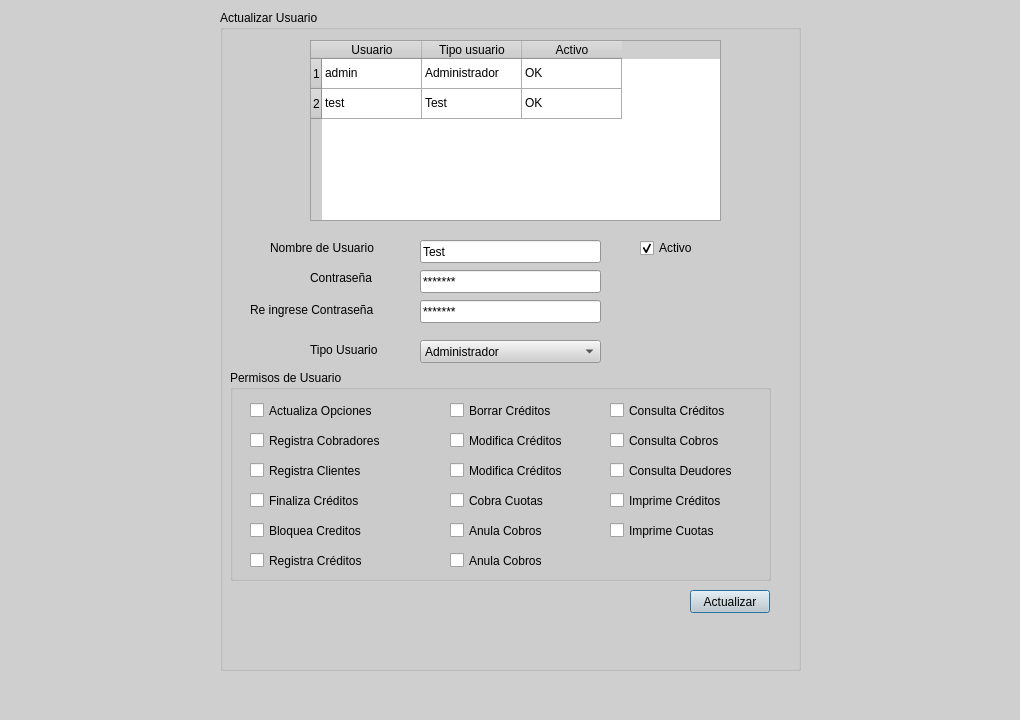
<?xml version="1.0" encoding="UTF-8"?>
<ui version="4.0">
 <class>Dialog</class>
 <widget class="QDialog" name="Dialog">
  <property name="geometry">
   <rect>
    <x>0</x>
    <y>0</y>
    <width>1020</width>
    <height>720</height>
   </rect>
  </property>
  <property name="palette">
   <palette>
    <active>
     <colorrole role="WindowText">
      <brush brushstyle="SolidPattern">
       <color alpha="255">
        <red>0</red>
        <green>0</green>
        <blue>0</blue>
       </color>
      </brush>
     </colorrole>
     <colorrole role="Button">
      <brush brushstyle="SolidPattern">
       <color alpha="255">
        <red>207</red>
        <green>207</green>
        <blue>207</blue>
       </color>
      </brush>
     </colorrole>
     <colorrole role="Light">
      <brush brushstyle="SolidPattern">
       <color alpha="255">
        <red>255</red>
        <green>255</green>
        <blue>255</blue>
       </color>
      </brush>
     </colorrole>
     <colorrole role="Midlight">
      <brush brushstyle="SolidPattern">
       <color alpha="255">
        <red>231</red>
        <green>231</green>
        <blue>231</blue>
       </color>
      </brush>
     </colorrole>
     <colorrole role="Dark">
      <brush brushstyle="SolidPattern">
       <color alpha="255">
        <red>103</red>
        <green>103</green>
        <blue>103</blue>
       </color>
      </brush>
     </colorrole>
     <colorrole role="Mid">
      <brush brushstyle="SolidPattern">
       <color alpha="255">
        <red>138</red>
        <green>138</green>
        <blue>138</blue>
       </color>
      </brush>
     </colorrole>
     <colorrole role="Text">
      <brush brushstyle="SolidPattern">
       <color alpha="255">
        <red>0</red>
        <green>0</green>
        <blue>0</blue>
       </color>
      </brush>
     </colorrole>
     <colorrole role="BrightText">
      <brush brushstyle="SolidPattern">
       <color alpha="255">
        <red>255</red>
        <green>255</green>
        <blue>255</blue>
       </color>
      </brush>
     </colorrole>
     <colorrole role="ButtonText">
      <brush brushstyle="SolidPattern">
       <color alpha="255">
        <red>0</red>
        <green>0</green>
        <blue>0</blue>
       </color>
      </brush>
     </colorrole>
     <colorrole role="Base">
      <brush brushstyle="SolidPattern">
       <color alpha="255">
        <red>255</red>
        <green>255</green>
        <blue>255</blue>
       </color>
      </brush>
     </colorrole>
     <colorrole role="Window">
      <brush brushstyle="SolidPattern">
       <color alpha="255">
        <red>207</red>
        <green>207</green>
        <blue>207</blue>
       </color>
      </brush>
     </colorrole>
     <colorrole role="Shadow">
      <brush brushstyle="SolidPattern">
       <color alpha="255">
        <red>0</red>
        <green>0</green>
        <blue>0</blue>
       </color>
      </brush>
     </colorrole>
     <colorrole role="AlternateBase">
      <brush brushstyle="SolidPattern">
       <color alpha="255">
        <red>231</red>
        <green>231</green>
        <blue>231</blue>
       </color>
      </brush>
     </colorrole>
     <colorrole role="ToolTipBase">
      <brush brushstyle="SolidPattern">
       <color alpha="255">
        <red>255</red>
        <green>255</green>
        <blue>220</blue>
       </color>
      </brush>
     </colorrole>
     <colorrole role="ToolTipText">
      <brush brushstyle="SolidPattern">
       <color alpha="255">
        <red>0</red>
        <green>0</green>
        <blue>0</blue>
       </color>
      </brush>
     </colorrole>
    </active>
    <inactive>
     <colorrole role="WindowText">
      <brush brushstyle="SolidPattern">
       <color alpha="255">
        <red>0</red>
        <green>0</green>
        <blue>0</blue>
       </color>
      </brush>
     </colorrole>
     <colorrole role="Button">
      <brush brushstyle="SolidPattern">
       <color alpha="255">
        <red>207</red>
        <green>207</green>
        <blue>207</blue>
       </color>
      </brush>
     </colorrole>
     <colorrole role="Light">
      <brush brushstyle="SolidPattern">
       <color alpha="255">
        <red>255</red>
        <green>255</green>
        <blue>255</blue>
       </color>
      </brush>
     </colorrole>
     <colorrole role="Midlight">
      <brush brushstyle="SolidPattern">
       <color alpha="255">
        <red>231</red>
        <green>231</green>
        <blue>231</blue>
       </color>
      </brush>
     </colorrole>
     <colorrole role="Dark">
      <brush brushstyle="SolidPattern">
       <color alpha="255">
        <red>103</red>
        <green>103</green>
        <blue>103</blue>
       </color>
      </brush>
     </colorrole>
     <colorrole role="Mid">
      <brush brushstyle="SolidPattern">
       <color alpha="255">
        <red>138</red>
        <green>138</green>
        <blue>138</blue>
       </color>
      </brush>
     </colorrole>
     <colorrole role="Text">
      <brush brushstyle="SolidPattern">
       <color alpha="255">
        <red>0</red>
        <green>0</green>
        <blue>0</blue>
       </color>
      </brush>
     </colorrole>
     <colorrole role="BrightText">
      <brush brushstyle="SolidPattern">
       <color alpha="255">
        <red>255</red>
        <green>255</green>
        <blue>255</blue>
       </color>
      </brush>
     </colorrole>
     <colorrole role="ButtonText">
      <brush brushstyle="SolidPattern">
       <color alpha="255">
        <red>0</red>
        <green>0</green>
        <blue>0</blue>
       </color>
      </brush>
     </colorrole>
     <colorrole role="Base">
      <brush brushstyle="SolidPattern">
       <color alpha="255">
        <red>255</red>
        <green>255</green>
        <blue>255</blue>
       </color>
      </brush>
     </colorrole>
     <colorrole role="Window">
      <brush brushstyle="SolidPattern">
       <color alpha="255">
        <red>207</red>
        <green>207</green>
        <blue>207</blue>
       </color>
      </brush>
     </colorrole>
     <colorrole role="Shadow">
      <brush brushstyle="SolidPattern">
       <color alpha="255">
        <red>0</red>
        <green>0</green>
        <blue>0</blue>
       </color>
      </brush>
     </colorrole>
     <colorrole role="AlternateBase">
      <brush brushstyle="SolidPattern">
       <color alpha="255">
        <red>231</red>
        <green>231</green>
        <blue>231</blue>
       </color>
      </brush>
     </colorrole>
     <colorrole role="ToolTipBase">
      <brush brushstyle="SolidPattern">
       <color alpha="255">
        <red>255</red>
        <green>255</green>
        <blue>220</blue>
       </color>
      </brush>
     </colorrole>
     <colorrole role="ToolTipText">
      <brush brushstyle="SolidPattern">
       <color alpha="255">
        <red>0</red>
        <green>0</green>
        <blue>0</blue>
       </color>
      </brush>
     </colorrole>
    </inactive>
    <disabled>
     <colorrole role="WindowText">
      <brush brushstyle="SolidPattern">
       <color alpha="255">
        <red>103</red>
        <green>103</green>
        <blue>103</blue>
       </color>
      </brush>
     </colorrole>
     <colorrole role="Button">
      <brush brushstyle="SolidPattern">
       <color alpha="255">
        <red>207</red>
        <green>207</green>
        <blue>207</blue>
       </color>
      </brush>
     </colorrole>
     <colorrole role="Light">
      <brush brushstyle="SolidPattern">
       <color alpha="255">
        <red>255</red>
        <green>255</green>
        <blue>255</blue>
       </color>
      </brush>
     </colorrole>
     <colorrole role="Midlight">
      <brush brushstyle="SolidPattern">
       <color alpha="255">
        <red>231</red>
        <green>231</green>
        <blue>231</blue>
       </color>
      </brush>
     </colorrole>
     <colorrole role="Dark">
      <brush brushstyle="SolidPattern">
       <color alpha="255">
        <red>103</red>
        <green>103</green>
        <blue>103</blue>
       </color>
      </brush>
     </colorrole>
     <colorrole role="Mid">
      <brush brushstyle="SolidPattern">
       <color alpha="255">
        <red>138</red>
        <green>138</green>
        <blue>138</blue>
       </color>
      </brush>
     </colorrole>
     <colorrole role="Text">
      <brush brushstyle="SolidPattern">
       <color alpha="255">
        <red>103</red>
        <green>103</green>
        <blue>103</blue>
       </color>
      </brush>
     </colorrole>
     <colorrole role="BrightText">
      <brush brushstyle="SolidPattern">
       <color alpha="255">
        <red>255</red>
        <green>255</green>
        <blue>255</blue>
       </color>
      </brush>
     </colorrole>
     <colorrole role="ButtonText">
      <brush brushstyle="SolidPattern">
       <color alpha="255">
        <red>103</red>
        <green>103</green>
        <blue>103</blue>
       </color>
      </brush>
     </colorrole>
     <colorrole role="Base">
      <brush brushstyle="SolidPattern">
       <color alpha="255">
        <red>207</red>
        <green>207</green>
        <blue>207</blue>
       </color>
      </brush>
     </colorrole>
     <colorrole role="Window">
      <brush brushstyle="SolidPattern">
       <color alpha="255">
        <red>207</red>
        <green>207</green>
        <blue>207</blue>
       </color>
      </brush>
     </colorrole>
     <colorrole role="Shadow">
      <brush brushstyle="SolidPattern">
       <color alpha="255">
        <red>0</red>
        <green>0</green>
        <blue>0</blue>
       </color>
      </brush>
     </colorrole>
     <colorrole role="AlternateBase">
      <brush brushstyle="SolidPattern">
       <color alpha="255">
        <red>207</red>
        <green>207</green>
        <blue>207</blue>
       </color>
      </brush>
     </colorrole>
     <colorrole role="ToolTipBase">
      <brush brushstyle="SolidPattern">
       <color alpha="255">
        <red>255</red>
        <green>255</green>
        <blue>220</blue>
       </color>
      </brush>
     </colorrole>
     <colorrole role="ToolTipText">
      <brush brushstyle="SolidPattern">
       <color alpha="255">
        <red>0</red>
        <green>0</green>
        <blue>0</blue>
       </color>
      </brush>
     </colorrole>
    </disabled>
   </palette>
  </property>
  <property name="windowTitle">
   <string>Dialog</string>
  </property>
  <widget class="QGroupBox" name="groupBox">
   <property name="geometry">
    <rect>
     <x>220</x>
     <y>10</y>
     <width>581</width>
     <height>661</height>
    </rect>
   </property>
   <property name="mouseTracking">
    <bool>false</bool>
   </property>
   <property name="acceptDrops">
    <bool>false</bool>
   </property>
   <property name="title">
    <string>Actualizar Usuario</string>
   </property>
   <widget class="QTableWidget" name="tableWidget">
    <property name="geometry">
     <rect>
      <x>90</x>
      <y>30</y>
      <width>411</width>
      <height>181</height>
     </rect>
    </property>
    <row>
     <property name="text">
      <string>1</string>
     </property>
    </row>
    <row>
     <property name="text">
      <string>2</string>
     </property>
    </row>
    <column>
     <property name="text">
      <string>Usuario</string>
     </property>
    </column>
    <column>
     <property name="text">
      <string>Tipo usuario</string>
     </property>
    </column>
    <column>
     <property name="text">
      <string>Activo</string>
     </property>
    </column>
    <item row="0" column="0">
     <property name="text">
      <string>admin</string>
     </property>
    </item>
    <item row="0" column="1">
     <property name="text">
      <string>Administrador</string>
     </property>
    </item>
    <item row="0" column="2">
     <property name="text">
      <string>OK</string>
     </property>
    </item>
    <item row="1" column="0">
     <property name="text">
      <string>test</string>
     </property>
    </item>
    <item row="1" column="1">
     <property name="text">
      <string>Test</string>
     </property>
    </item>
    <item row="1" column="2">
     <property name="text">
      <string>OK</string>
     </property>
    </item>
   </widget>
   <widget class="QComboBox" name="comboBox">
    <property name="geometry">
     <rect>
      <x>200</x>
      <y>330</y>
      <width>181</width>
      <height>23</height>
     </rect>
    </property>
    <item>
     <property name="text">
      <string>Administrador</string>
     </property>
    </item>
    <item>
     <property name="text">
      <string>Test</string>
     </property>
    </item>
   </widget>
   <widget class="QGroupBox" name="groupBox_2">
    <property name="geometry">
     <rect>
      <x>10</x>
      <y>360</y>
      <width>541</width>
      <height>211</height>
     </rect>
    </property>
    <property name="title">
     <string>Permisos de Usuario</string>
    </property>
   </widget>
   <widget class="QLabel" name="label_4">
    <property name="geometry">
     <rect>
      <x>90</x>
      <y>330</y>
      <width>81</width>
      <height>20</height>
     </rect>
    </property>
    <property name="text">
     <string>Tipo Usuario</string>
    </property>
   </widget>
   <widget class="QLabel" name="label">
    <property name="geometry">
     <rect>
      <x>50</x>
      <y>230</y>
      <width>131</width>
      <height>16</height>
     </rect>
    </property>
    <property name="text">
     <string>Nombre de Usuario</string>
    </property>
   </widget>
   <widget class="QLabel" name="label_3">
    <property name="geometry">
     <rect>
      <x>30</x>
      <y>290</y>
      <width>151</width>
      <height>20</height>
     </rect>
    </property>
    <property name="text">
     <string>Re ingrese Contraseña</string>
    </property>
   </widget>
   <widget class="QLineEdit" name="lineEdit_2">
    <property name="geometry">
     <rect>
      <x>200</x>
      <y>260</y>
      <width>181</width>
      <height>23</height>
     </rect>
    </property>
    <property name="text">
     <string>*******</string>
    </property>
   </widget>
   <widget class="QLineEdit" name="lineEdit_3">
    <property name="geometry">
     <rect>
      <x>200</x>
      <y>290</y>
      <width>181</width>
      <height>23</height>
     </rect>
    </property>
    <property name="text">
     <string>*******</string>
    </property>
   </widget>
   <widget class="QLineEdit" name="lineEdit">
    <property name="geometry">
     <rect>
      <x>200</x>
      <y>230</y>
      <width>181</width>
      <height>23</height>
     </rect>
    </property>
    <property name="text">
     <string>Test</string>
    </property>
   </widget>
   <widget class="QLabel" name="label_2">
    <property name="geometry">
     <rect>
      <x>90</x>
      <y>260</y>
      <width>81</width>
      <height>16</height>
     </rect>
    </property>
    <property name="text">
     <string>Contraseña</string>
    </property>
   </widget>
   <widget class="QCheckBox" name="checkBox_18">
    <property name="geometry">
     <rect>
      <x>420</x>
      <y>230</y>
      <width>85</width>
      <height>16</height>
     </rect>
    </property>
    <property name="text">
     <string>Activo</string>
    </property>
    <property name="checked">
     <bool>true</bool>
    </property>
   </widget>
   <widget class="QCheckBox" name="checkBox_12">
    <property name="geometry">
     <rect>
      <x>230</x>
      <y>540</y>
      <width>141</width>
      <height>21</height>
     </rect>
    </property>
    <property name="text">
     <string>Anula Cobros</string>
    </property>
   </widget>
   <widget class="QCheckBox" name="checkBox_7">
    <property name="geometry">
     <rect>
      <x>30</x>
      <y>510</y>
      <width>131</width>
      <height>21</height>
     </rect>
    </property>
    <property name="text">
     <string>Bloquea Creditos</string>
    </property>
   </widget>
   <widget class="QCheckBox" name="checkBox_15">
    <property name="geometry">
     <rect>
      <x>390</x>
      <y>450</y>
      <width>141</width>
      <height>21</height>
     </rect>
    </property>
    <property name="text">
     <string>Consulta Deudores</string>
    </property>
   </widget>
   <widget class="QCheckBox" name="checkBox_5">
    <property name="geometry">
     <rect>
      <x>30</x>
      <y>450</y>
      <width>141</width>
      <height>21</height>
     </rect>
    </property>
    <property name="text">
     <string>Registra Clientes</string>
    </property>
   </widget>
   <widget class="QCheckBox" name="checkBox_13">
    <property name="geometry">
     <rect>
      <x>390</x>
      <y>390</y>
      <width>141</width>
      <height>21</height>
     </rect>
    </property>
    <property name="text">
     <string>Consulta Créditos</string>
    </property>
   </widget>
   <widget class="QCheckBox" name="checkBox_14">
    <property name="geometry">
     <rect>
      <x>390</x>
      <y>420</y>
      <width>141</width>
      <height>21</height>
     </rect>
    </property>
    <property name="text">
     <string>Consulta Cobros</string>
    </property>
   </widget>
   <widget class="QCheckBox" name="checkBox_4">
    <property name="geometry">
     <rect>
      <x>30</x>
      <y>420</y>
      <width>141</width>
      <height>21</height>
     </rect>
    </property>
    <property name="text">
     <string>Registra Cobradores</string>
    </property>
   </widget>
   <widget class="QCheckBox" name="checkBox_2">
    <property name="geometry">
     <rect>
      <x>30</x>
      <y>540</y>
      <width>131</width>
      <height>21</height>
     </rect>
    </property>
    <property name="text">
     <string>Registra Créditos</string>
    </property>
   </widget>
   <widget class="QCheckBox" name="checkBox_6">
    <property name="geometry">
     <rect>
      <x>30</x>
      <y>480</y>
      <width>131</width>
      <height>21</height>
     </rect>
    </property>
    <property name="text">
     <string>Finaliza Créditos</string>
    </property>
   </widget>
   <widget class="QCheckBox" name="checkBox_10">
    <property name="geometry">
     <rect>
      <x>230</x>
      <y>480</y>
      <width>141</width>
      <height>21</height>
     </rect>
    </property>
    <property name="text">
     <string>Cobra Cuotas</string>
    </property>
   </widget>
   <widget class="QCheckBox" name="checkBox_8">
    <property name="geometry">
     <rect>
      <x>230</x>
      <y>420</y>
      <width>141</width>
      <height>21</height>
     </rect>
    </property>
    <property name="text">
     <string>Modifica Créditos</string>
    </property>
   </widget>
   <widget class="QCheckBox" name="checkBox_3">
    <property name="geometry">
     <rect>
      <x>230</x>
      <y>390</y>
      <width>141</width>
      <height>21</height>
     </rect>
    </property>
    <property name="text">
     <string>Borrar Créditos</string>
    </property>
   </widget>
   <widget class="QCheckBox" name="checkBox_9">
    <property name="geometry">
     <rect>
      <x>230</x>
      <y>450</y>
      <width>141</width>
      <height>21</height>
     </rect>
    </property>
    <property name="text">
     <string>Modifica Créditos</string>
    </property>
   </widget>
   <widget class="QCheckBox" name="checkBox_17">
    <property name="geometry">
     <rect>
      <x>390</x>
      <y>510</y>
      <width>141</width>
      <height>21</height>
     </rect>
    </property>
    <property name="text">
     <string>Imprime Cuotas</string>
    </property>
   </widget>
   <widget class="QCheckBox" name="checkBox_11">
    <property name="geometry">
     <rect>
      <x>230</x>
      <y>510</y>
      <width>141</width>
      <height>21</height>
     </rect>
    </property>
    <property name="text">
     <string>Anula Cobros</string>
    </property>
   </widget>
   <widget class="QCheckBox" name="checkBox_16">
    <property name="geometry">
     <rect>
      <x>390</x>
      <y>480</y>
      <width>141</width>
      <height>21</height>
     </rect>
    </property>
    <property name="text">
     <string>Imprime Créditos</string>
    </property>
   </widget>
   <widget class="QCheckBox" name="checkBox">
    <property name="geometry">
     <rect>
      <x>30</x>
      <y>390</y>
      <width>161</width>
      <height>21</height>
     </rect>
    </property>
    <property name="text">
     <string>Actualiza Opciones</string>
    </property>
   </widget>
   <widget class="QPushButton" name="pushButton">
    <property name="geometry">
     <rect>
      <x>470</x>
      <y>580</y>
      <width>80</width>
      <height>23</height>
     </rect>
    </property>
    <property name="text">
     <string>Actualizar</string>
    </property>
   </widget>
  </widget>
 </widget>
 <resources/>
 <connections/>
</ui>
